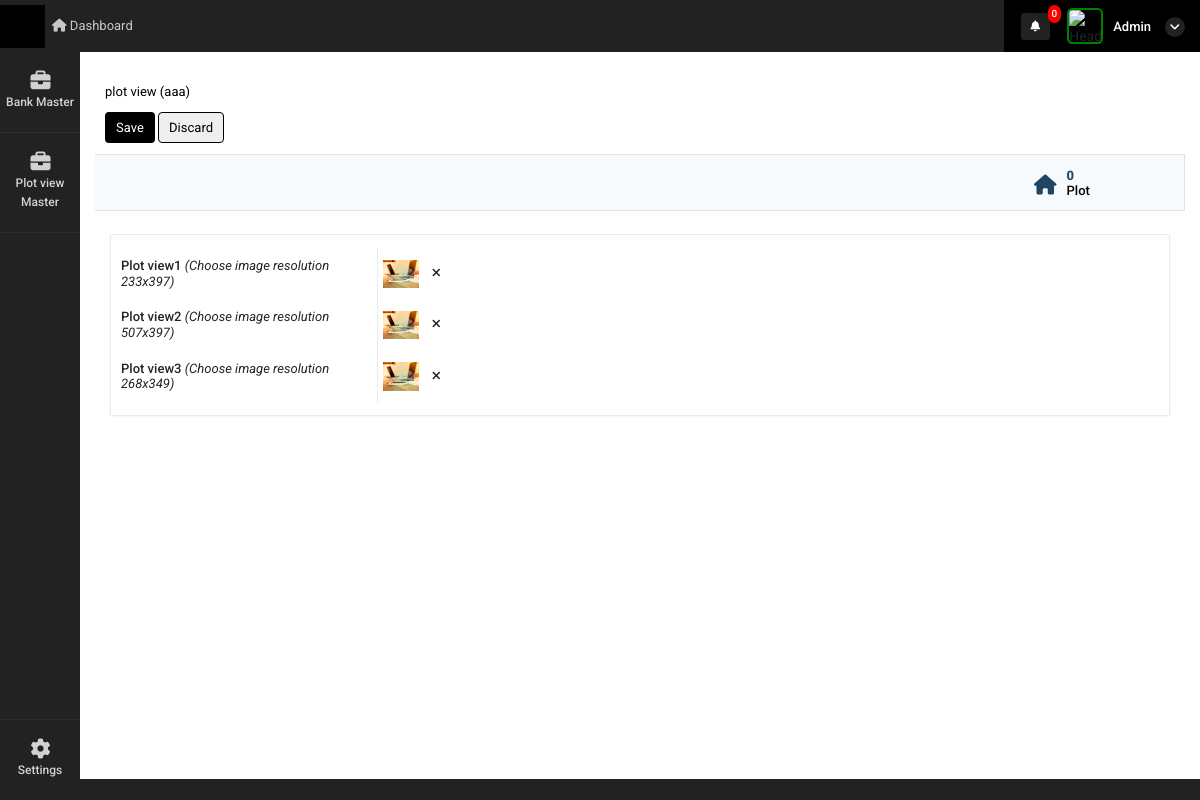
Page /plot_view_details?id=1 (signed in) on the committed database.
### super_admin/models.py (models this page shows)
class common(models.Model):  # COMM0N
    dt = models.DateField(auto_now=True)
    tm = models.TimeField(auto_now=True)
    updated = models.DateTimeField(default=timezone.now)
    status = models.CharField(max_length=255, null=True)
    class Meta:
        abstract = True

class plot_view_master(common):
    unit_type = models.CharField(max_length=255,null=True)

class plot_view_master_image(common):
    mapping_id = models.ForeignKey(plot_view_master,on_delete=models.CASCADE,related_name="plot_view_master_mapping_id", null=True)
    attached_file = models.FileField(upload_to="plot_view_master_image",null=True)
    image_type = models.CharField(max_length=255,null=True)
    image_name = models.CharField(max_length=255,null=True)
    dt = models.DateField(auto_now_add=True)
    tm = models.TimeField(auto_now_add=True)
    plot_type = models.CharField(max_length=255,null=True)
    status = models.CharField(max_length=255,null=True)

### super_admin/views.py (the view, shortened to what this page needs)
# urls.py: path('plot_view_details',views.plot_view_details,name='plot_view_details'),
def plot_view_details(request):
    id = request.GET.get("id")
    data = plot_view_master.objects.get(id=id)
    plot_view1 = ""
    try:
        plot_view1 = plot_view_master_image.objects.get(mapping_id_id=id,plot_type="view1")
    except:
        pass
    plot_view2 = ""
    try:
        plot_view2 = plot_view_master_image.objects.get(mapping_id_id=id,plot_type="view2")
    except:
        pass
    plot_view3 = ""
    try:
        plot_view3 = plot_view_master_image.objects.get(mapping_id_id=id,plot_type="view3")
    except:
        pass
    total_intractive = intractive_map.objects.filter(UType=data.unit_type).count()
    context = {
        'data':data,
         'bank_nav':1,
         'plot_view1':plot_view1,
         'plot_view2':plot_view2,
         'plot_view3':plot_view3,
         'total_intractive':total_intractive
    }
    return render(request,'super_admin/plot_view_details.html',context)

### super_admin/templatetags/notification.py (called while the page is built, shortened)
@register.filter(name='get_notifications')
def get_notifications(value,args):
    user_dat = User.objects.get(id=value.id)
    st = user_dat.is_superuser
    data_count = ''
    if st == True:
        data_count = user_request_plot.objects.filter(read_status=0).count()
    return data_count

@register.filter(name='get_loginUsernameImage')
def get_loginUsernameImage(value,args):
    user_dat = User.objects.get(id=value.id)
    st = user_dat.is_superuser
    image_url = ''
    if st == True:
        image_url = 'http://10.10.10.119:8000/static/adminicon.jpg'
    else:
        user_data = user_Details.objects.get(auth_user=value.id)
        if user_data.atatchment == '':
            image_url = 'http://10.10.10.119:8000/static/adminicon.jpg'
        else:
            image_url ='../media/'+str(user_data.atatchment)
    return image_url

### super_admin/templates/super_admin/plot_view_details.html (shortened to what this page needs)
{% extends "super_admin/base10.html" %}
{% load static %}
{% block content %}
<link rel="stylesheet"
    href="https://cdnjs.cloudflare.com/ajax/libs/bootstrap-select/1.14.0-beta2/css/bootstrap-select.min.css">
<form action="" method="POST"  enctype="multipart/form-data" name="frmUser">
    <div class="container-fluid mt-4">
        <div class="row">
            <div class="col-12 px-0">
                <div class="page-title-box d-sm-flex align-items-center justify-content-between">
                    <div class="page-title-left">
                        <ol class="breadcrumb m-0">
                            <li class="breadcrumb-item"><a href="plot_view_master">plot view ({{data.unit_type}})</a>
                            </li>
                        </ol>
                        <div class="margn">
                            <a><button type="submit" style="padding: 5px 10px !important;"
                                    class="btn btn-prim pay">
                                    Save
                                </button></a>
                            <a href="plot_view_master"><button style="padding: 5px 10px !important;" type="button"
                                    class="btn btn-pri pay discard-payroll"> Discard
                                </button></a>
                        </div>
                    </div>
                </div>
            </div>
        </div>
        <div class="d-flex justify-content-end nav nav-tabs nav-pay nav-contact mb-2">
            <div>
                <ul class="nav" role="tablist">
                    <li class="nav-item d-flex align-items-center">
                        <a href="plot_view_based_plot?u_type={{data.unit_type}}" class="nav-link active d-flex">
                            <i class="fas fa-home"></i>
                            <div class="line"><span class="txt-clr">{{total_intractive}}</span><br>
                                <span>Plot</span></div>
                        </a>
                    </li>
                </ul>
            </div>
        </div>
        <div class="row pay-main">
            <div class="col-lg-12 px-0">
                <div class="card noti-card" id="orderList">
                    <div class="card-body bb-0 pt-0 p-0">
                        <div>
                            <div class="payslip mb-5">
                                <div class="row pay-main my-2">
                                    <div class="col-md-6 cust-details p-0">
                                        <div class="row">
                                            <div class="col-md-6 br-right d-flex align-items-center">
                                                <h6>Plot view1 <I style="font-weight: normal;">(Choose image resolution 233x397)</I></h6>
                                            </div>
                                            <div class="col-md-6 d-flex align-items-center">
                                                <div class="file-upload">
                                                    <a target="_blank" href="../media/{{plot_view1.attached_file}}"><img {% if plot_view1 == None  %} style="display: none" {% elif plot_view1 == "" %} style="display: none"  {% else %}  {% endif %}  class="plot_view_image1" style="width: 18%;
                                                        padding: 5px 9px 5px 0;" src="../media/{{plot_view1.attached_file}}"></a>
                                                        <li {% if plot_view1 == None  %} style="display: none" {% elif plot_view1 == "" %} style="display: none"  {% else %}  {% endif %} id="plot_view_image11" onclick="plot_view1_onclick()" style="cursor: pointer"  class="fa fa-remove"></li>
                                                </div>
                                            </div>
                                        </div>
                                        <div class="row">
                                            <div class="col-md-6 br-right d-flex align-items-center">
                                                <h6>Plot view2 <I style="font-weight: normal;">(Choose image resolution 507x397)</I></h6>
                                            </div>
                                            <div class="col-md-6 d-flex align-items-center">
                                                <div class="file-upload">
                                                    <a target="_blank" href="../media/{{plot_view2.attached_file}}"><img {% if plot_view2 == None  %} style="display: none" {% elif plot_view2 == "" %} style="display: none"  {% else %}  {% endif %}  class="plot_view_image2" style="    width: 18%;
                                                        padding: 5px 9px 5px 0;" src="../media/{{plot_view2.attached_file}}"></a>
                                                        <li {% if plot_view2 == None  %} style="display: none" {% elif plot_view2 == "" %} style="display: none"  {% else %}  {% endif %} id="plot_view_image22" onclick="plot_view2_onclick()" style="cursor: pointer"  class="fa fa-remove"></li>
                                                  </div>
                                            </div>
                                        </div>
                                        <div class="row">
                                            <div class="col-md-6 br-right d-flex align-items-center">
                                                <h6>Plot view3 <I style="font-weight: normal;">(Choose image resolution 268x349)</I> </h6>
                                            </div>
                                            <div class="col-md-6 d-flex align-items-center">
                                                <div class="file-upload">
                                                    <a target="_blank" href="../media/{{plot_view3.attached_file}}"><img {% if plot_view3 == None  %} style="display: none" {% elif plot_view3 == "" %} style="display: none"  {% else %}  {% endif %}  class="plot_view_image3" style="    width: 18%;
                                                        padding: 5px 9px 5px 0;" src="../media/{{plot_view3.attached_file}}"></a>
                                                        <li {% if plot_view3 == None  %} style="display: none" {% elif plot_view3 == "" %} style="display: none"  {% else %}  {% endif %} id="plot_view_image33" onclick="plot_view3_onclick()" style="cursor: pointer"  class="fa fa-remove"></li>
                                                  </div>
                                            </div>
                                        </div>
                                    </div>
                                </div>
                            </div>
                        </div>
                    </div>
                </div>
            </div>
        </div>
    </div>
</form>
{% endblock %}

### super_admin/templates/super_admin/base10.html (shortened to what this page needs)
<!doctype html>
<html lang="en">
    {% load static %}
    {% load notification %}
<head>
    <link rel="stylesheet" href="{% static 'admin/css/morris.css' %}">
    <link href="{% static 'admin/css/bootstrap.min.css' %}" rel="stylesheet" type="text/css" />
    <link href="{% static 'admin/css/icons.css' %}" rel="stylesheet" type="text/css" />
    <link href="{% static 'admin/css/style.css' %}" rel="stylesheet" type="text/css" />
</head>
<body class="">
    <div id="wrapper">
        <div class="left side-menu">
            <div class="slimscroll-menu" id="remove-scroll">
                <div id="sidebar-menu" class="sidaber_menu">
                    <ul class="" id="side-menu">
                        {% if bank_nav == 1 %}
                        <li>    <a href="bank_master" class="splnav just_load_please"> <i class="fas fa-briefcase"></i>        <p>Bank Master</p>    </a></li>
                        <li>    <a href="plot_view_master" class="splnav just_load_please"> <i class="fas fa-briefcase"></i>        <p>Plot view Master</p>    </a></li>
                                                {% endif %}
                                                <li class="bootm_toggle_settings_button ">
                                                    <a class="splnav bdr_btmnone_nav" href="profile"> <i class="fa fa-cog"></i>
                                                        <p>Settings</p>
                                                    </a>
                                                </li>
                    </ul>
                </div>
            </div>
        </div>
        <div class="content-page">
            <div class="topbar">
                <div class="navbar-header">
                    <div class="d-flex">
                        <div class="binance">
                        </div>
                    </div>
                    <ul class="navbar-nav1 bg-2 col">
                        <li class="nav-item d-none d-sm-inline-block">
                            <a href="home" class="nav-link"><i class="fa fa-home"></i> Dashboard</a>
                        </li>
                    </ul>
                    <div class="d-flex align-items-center icns">
                        <div class="dropdown topbar-head-dropdown ms-1 header-item">
                            <a href="view_all_activity">
                                <i class="fas fa-bell fs-icn">
                                    <span
                                        class="position-absolute topbar-badge fs-9 translate-middle badge rounded-pill bg-red">{{ request.user|get_notifications:"sss" }}</span></i>
                                    </a>
                        </div>
                        <div class="dropdown header-item topbar-user king button-drpdown">
                            <span class="d-flex align-items-center drpdown-toggle">
                                <img class="header-profile-user" src="{{ request.user|get_loginUsernameImage:"sss" }}" alt="Header Avatar">
                                <span class="text-start ms-xl-2">
                                    <span class="d-none d-xl-inline-block ms-1 fw-medium user-name-text">  {{request.user.username|title}}</span>
                                    <i class="pro-icn fa fa-angle-down"></i>
                                </span>
                            </span>
                        </div>
                    </div>
                </div>
            </div>
            <div class="content">
                {% block content %}
                {% endblock %}
            </div>
            <footer class="footer">
                <div class="container-fluid">
                    <div class="row">
                        <div class="col-sm-6">
                        </div>
                        <div class="col-sm-6">
                        </div>
                    </div>
                </div>
            </footer>
        </div>
    </div>
</body>
</html>

### super_admin/templates/super_admin/plot_view_details.html (style rules this page uses)
.file-upload { display:block;font-family: Helvetica, Arial, sans-serif;font-size: 12px;width: 100%; }

### rows in the picture
plot_view_master: unit_type "aaa"
plot_view_master_image: attached_file (picture)
plot_view_master_image: attached_file (picture)
plot_view_master_image: attached_file (picture)

### other values in the picture
{{ request.user|get_notifications:"sss" }} "0"
{{ request.user.username|title }} "Admin"
{{ total_intractive }} "0"
